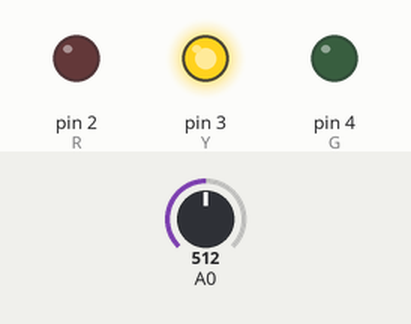
This sketch was run on a simulated Arduino Uno, built with avr-gcc and run on an emulated ATmega328P. Shown: output pins drawn as LEDs (lit = HIGH). The test bench sets the inputs (shaded band); at power-on: A0 = 512. What the sketch prints to the serial monitor is not drawn.

Above: at 2.8 s.
2.9 s: A0 set to 229
7.2 s: A0 set to 202
At 11.2 s:
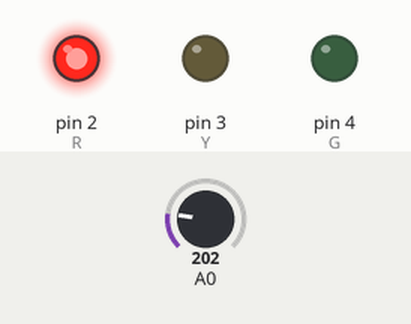
11.5 s: A0 set to 1023
At 13.8 s:
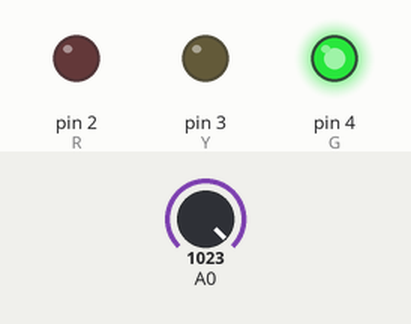
14.5 s: A0 set to 956
18.2 s: A0 set to 929
At 22.2 s:
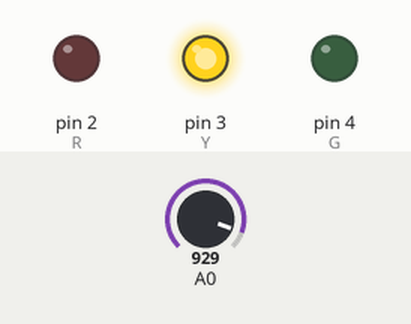
22.5 s: A0 set to 190
At 25.4 s:
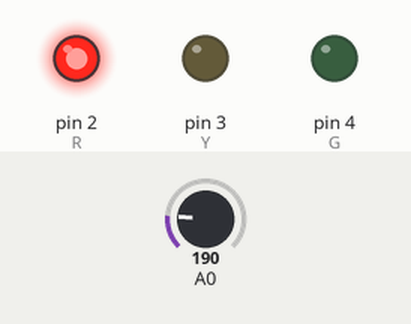
Timing chart, 0 to 26.9 s (numbered marks = the images above; inputs shaded):
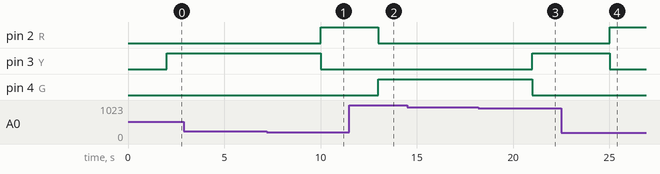

Measured:
- the behaviour switches between 217 and 216 on A0 (found by bisection; images 0 and 1)
- the behaviour switches between 940 and 939 on A0 (found by bisection; images 2 and 3)
- after the input at 2.9 s, every drawn part: stays the same
- after the input at 7.2 s, pin 2 (R): LOW → HIGH after 2.8 s; pin 3 (Y): HIGH → LOW after 2.8 s
- after the input at 11.5 s, pin 2 (R): HIGH → LOW after 1.5 s; pin 4 (G): LOW → HIGH after 1.5 s
- after the input at 14.5 s, every drawn part: stays the same
- after the input at 18.2 s, pin 3 (Y): LOW → HIGH after 2.8 s; pin 4 (G): HIGH → LOW after 2.8 s
- after the input at 22.5 s, pin 2 (R): LOW → HIGH after 2.5 s; pin 3 (Y): HIGH → LOW after 2.5 s

The sketch:

Sensor_Flame_LED.ino
```cpp
//inisalisasi
int R =2;
int Y =3;
int G =4;
int FLAME =A1;
//int Buzzer=

void setup() {
Serial.begin(9600);
pinMode(R,OUTPUT);
pinMode(Y,OUTPUT);
pinMode(G,OUTPUT);
pinMode(FLAME,INPUT);
//pinMode(Buzzer,OUTPUT);


}

void loop() {
//BACA DATA
int bacaFLAME=analogRead(bacaFLAME);
   bacaFLAME=map(bacaFLAME,1024,0,0,255);

//Serial.print("Nilai LDR : ");
Serial.print(bacaFLAME);
Serial.println();

//LOGIKA
if (bacaFLAME<=20){
  Serial.print("AMAN...");
  delay(1000);
  digitalWrite(R,LOW);
  digitalWrite(Y,LOW);
  digitalWrite(G,HIGH);
}else if (bacaFLAME>=21 and bacaFLAME<=200){
  Serial.print("WARNING...");
  delay(2000);
  digitalWrite(R,LOW);
  digitalWrite(Y,HIGH);
  digitalWrite(G,LOW);
} else {
  Serial.print("BAHAYA...!!!");
  delay(2000);
  digitalWrite(R,HIGH);
  digitalWrite(Y,LOW);
  digitalWrite(G,LOW);


  }
}
```
